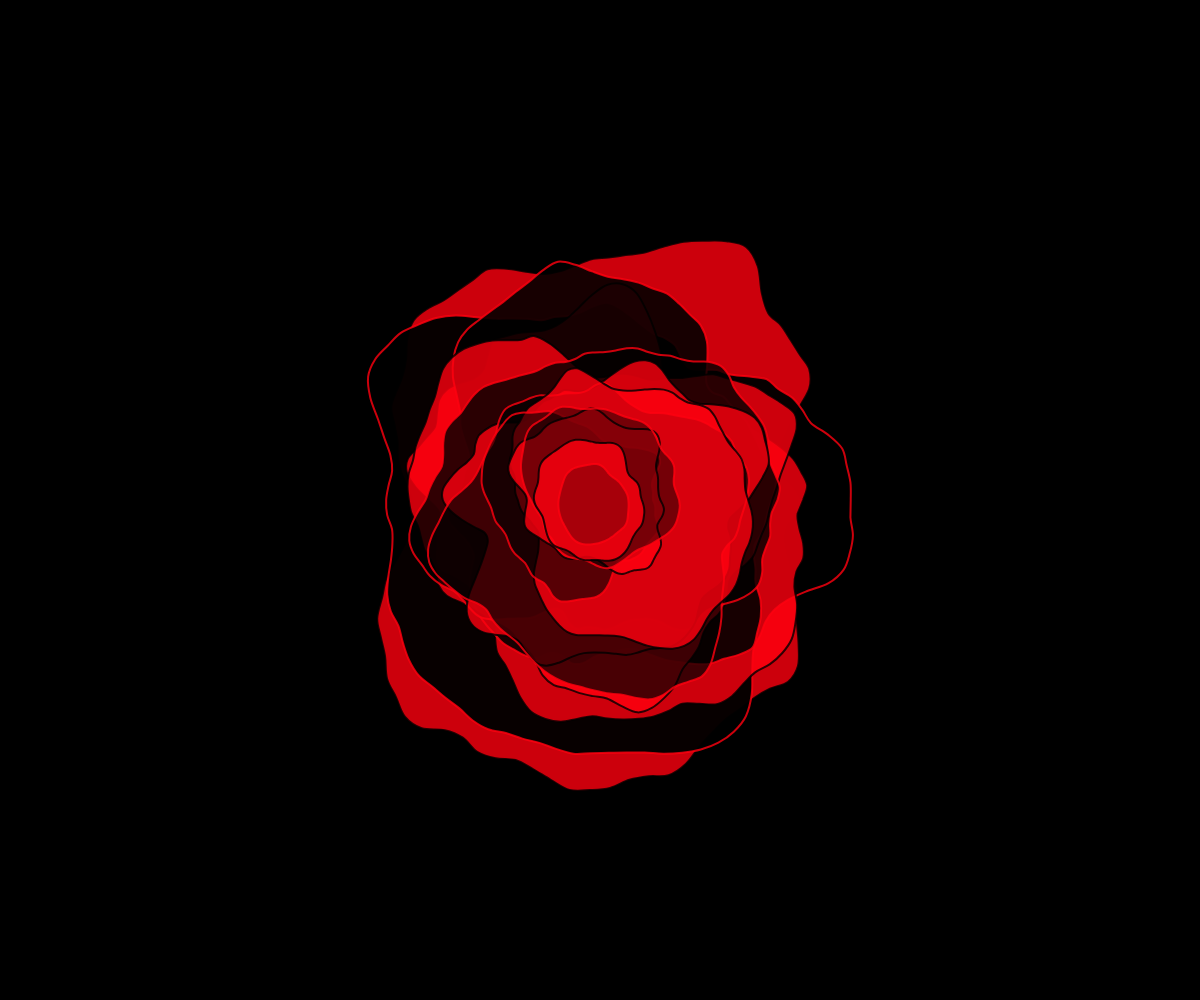
Frame 1 (no input)
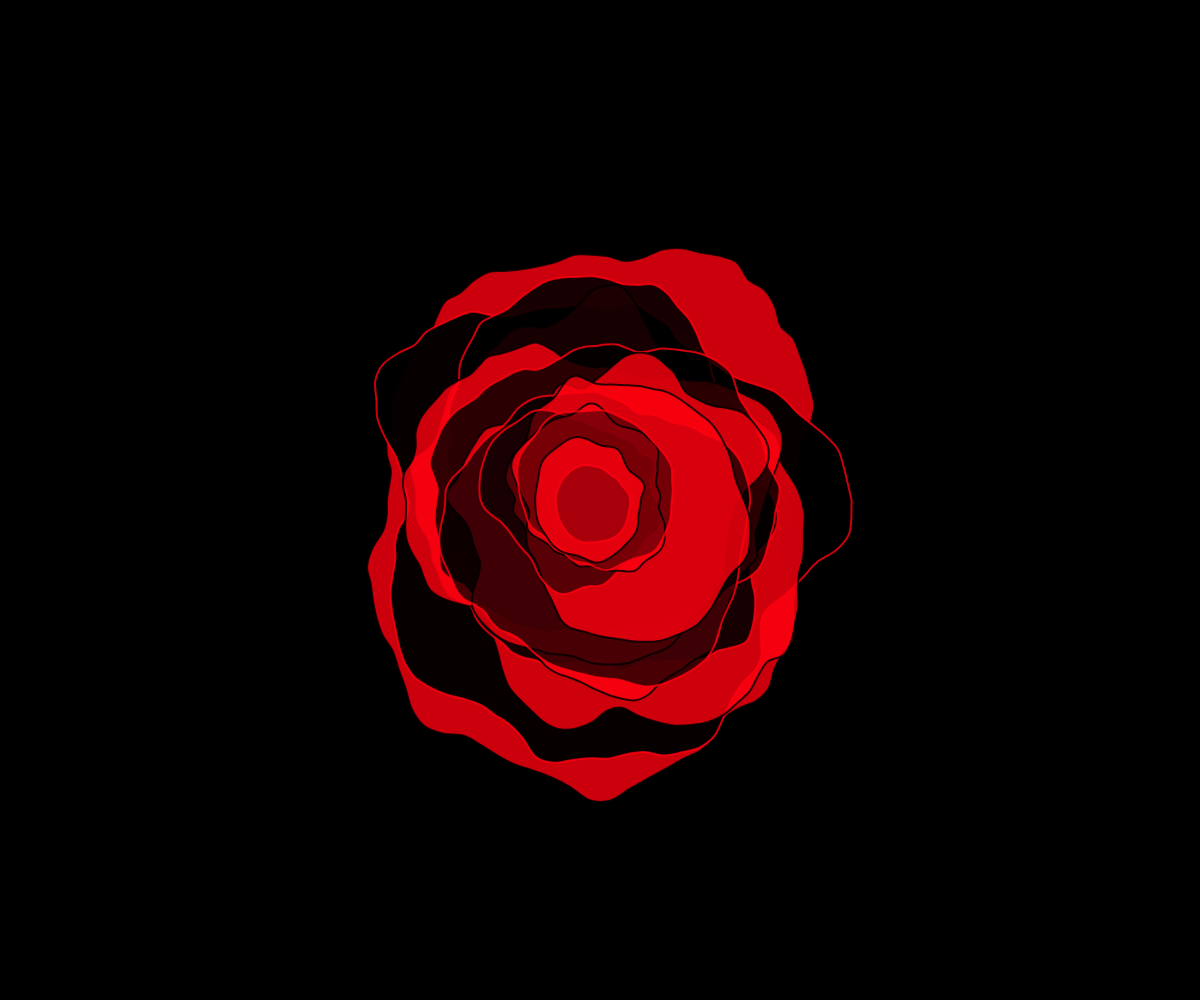
Frame 60 (no input)
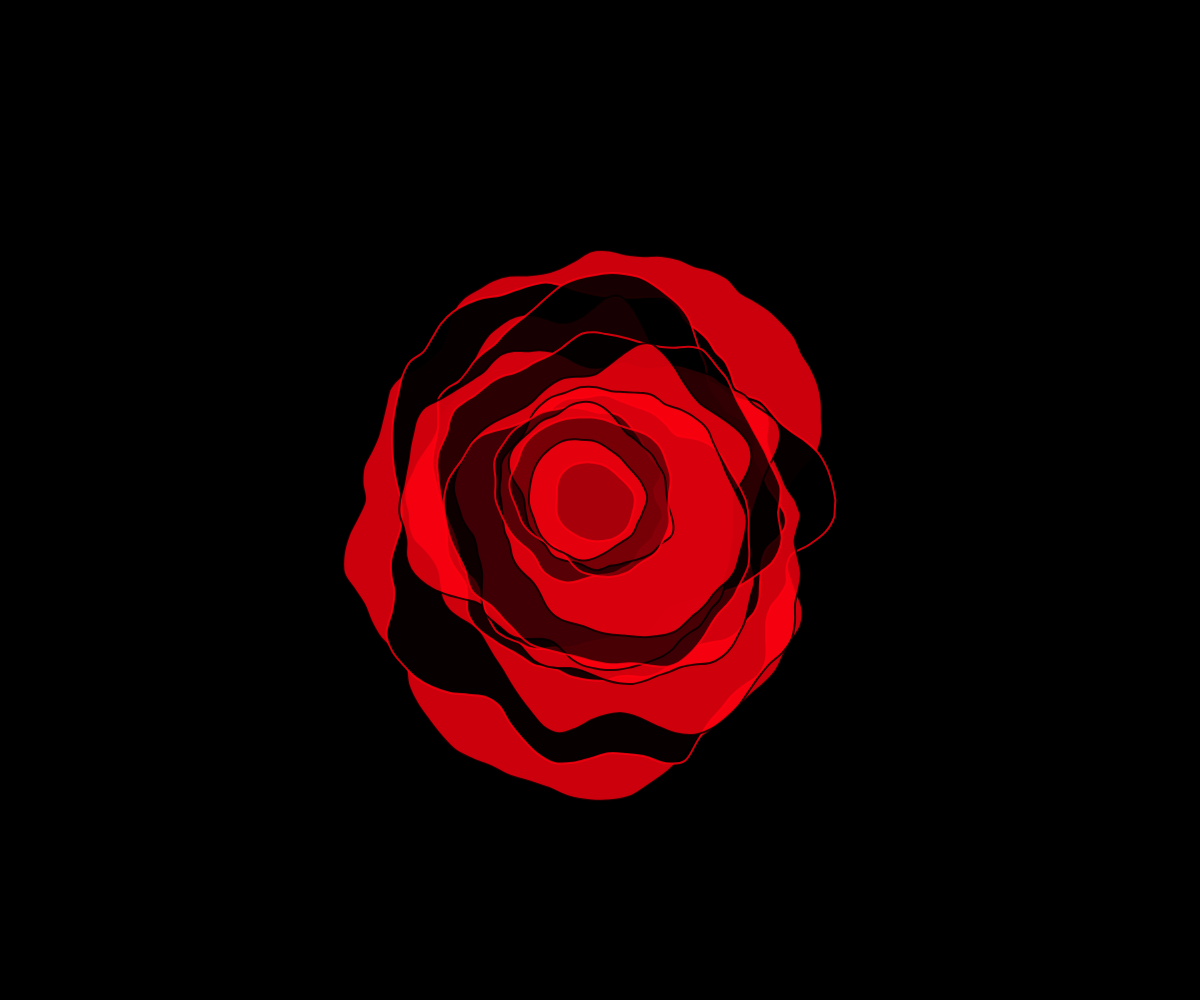
Frame 120 (the mouse pressed at the canvas centre since frame 60)

The p5.js sketch that drew these frames (run headless with seeded random() and noise() and a simulated clock; from frame 60 on, the mouse is pressed at the canvas centre):

// p5.js sketch
// ── sketch.js
let kMax;
let step;
let n = 14;
let radius = 0;
let inter = 0.1;
let maxNoise = 300;

let noiseProg = (x) => (sqrt(x));


function setup () {
    createCanvas(window.innerWidth, window.innerHeight);
    colorMode(HSB, 1);
    angleMode(DEGREES);
    kMax = 1;
    step = 1;
    strokeWeight(2);
    stroke(0);
}


function draw () {
    background(0);

    let t = frameCount/400;


    for(let i = n; i > 0; i--) {
        let alpha = 1 - noiseProg(i/n);

        if(i%2){
            fill(0, 1-alpha);
            stroke(0.99, 1, 1, 0.8);
        }
        else{
            fill(0.99, 1, 1, 0.8);
            stroke(0, 0.8);
        }

        let size = radius + i*inter + i*i/2;
        let k = kMax*sqrt(i/n);
        let noiseness = maxNoise*noiseProg(i/n);
        blob(size, width/2, height/2, k, t+i*step, noiseness);
    }
    // fill(0);
    // ellipse(width/2, height/2, 35);
}

function blob(size, xc, yc, k, t, noiseness) {
    beginShape();
    let angleStep = 360/90;
    for(let theta = 0; theta < 360; theta += angleStep) {
        let r1, r2;
        r1 = cos(theta)+1;
        r2 = sin(theta)+1;
        let r = size+noise(k*r1, k*r2, t)*noiseness;
        let x = xc + r*cos(theta);
        let y = yc + r*sin(theta);
        curveVertex(x, y);
    }
    endShape(CLOSE);
}
